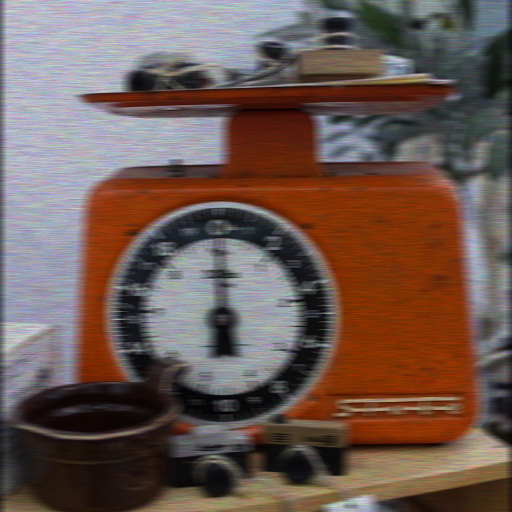
#> input picture img/img1.tif, 512 x 512 px, found by its file name
$ python version_10.py
#> lines starting #> are read from the running program, lines starting #| are printed output that depends on the picture; after the words box and inside, x2 and y2 are one past the last pixel; in counts of white or black regions, pixels touching at a corner belong together
import cv2
import numpy as np
import os

# ==========================================
# 0. 準備工作
# ==========================================
output_dir = 'final_report_images'
if not os.path.exists(output_dir):
    os.makedirs(output_dir)

img_path = '圖片.jpg'
if not os.path.exists(img_path) and os.path.exists('./img/img1.tif'):
    img_path = './img/img1.tif'

print(f"正在讀取: {img_path}")
img = cv2.imread(img_path)
#> img is the input picture: shape (512, 512, 3); mean B, G, R 83, 89.9, 110
if img is None:
    print("錯誤：找不到圖片")
    exit()

img_gray = cv2.cvtColor(img, cv2.COLOR_BGR2GRAY)
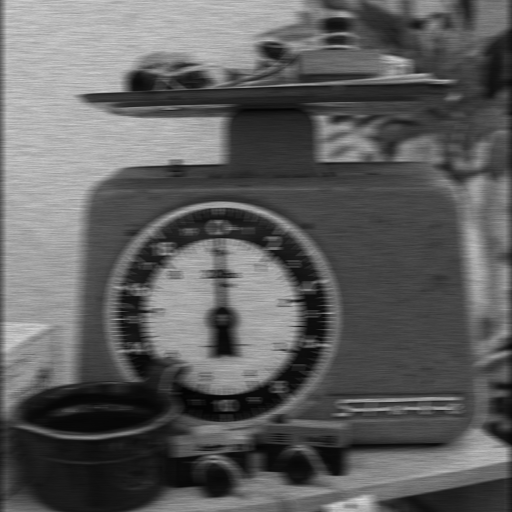
#> img_gray: shape (512, 512); min 3, max 217, mean 95.1

# 儲存圖片 1: 原始影像
cv2.imwrite(f'{output_dir}/1_original.jpg', img_gray)
print("已儲存: 原始影像")

# ==========================================
# Task 1: 影像還原 (NLM 去噪)
# ==========================================
print("正在執行 Task 1: NLM 去噪...")
# h=25 強度設高一點以去除橫紋，這張圖會比較柔和乾淨
img_restored = cv2.fastNlMeansDenoising(img_gray, None, h=25, templateWindowSize=7, searchWindowSize=21)
# 儲存圖片 2: 最佳還原影像 (柔和乾淨版 - 推薦用於後續步驟)
cv2.imwrite(f'{output_dir}/2_restored_best.jpg', img_restored)

# === [新增] 補遺：額外產生一張銳利一點的版本供比較 ===
print("正在生成補遺：銳利化版本...")
# 原理：反銳化遮罩 (Unsharp Masking)
# 將 NLM 乾淨的圖進行高斯模糊
gaussian_blur = cv2.GaussianBlur(img_restored, (9, 9), 10.0)
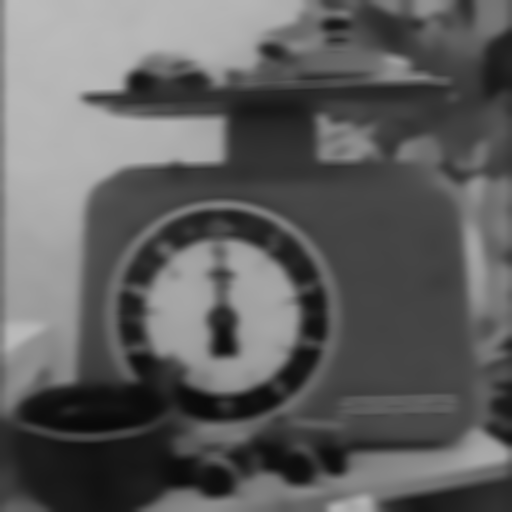
#> gaussian_blur: shape (512, 512); min 9, max 188, mean 95.1
# 利用公式加強邊緣：原圖 * 1.5 + 模糊圖 * (-0.5)
img_sharpened = cv2.addWeighted(img_restored, 1.5, gaussian_blur, -0.5, 0)
# 儲存補遺圖片
cv2.imwrite(f'{output_dir}/2_restored_sharpened_supplement.jpg', img_sharpened)
print("已儲存: 補遺銳利化影像 (2_restored_sharpened_supplement.jpg)")
# ========================================================


# ==========================================
# Task 2: 邊緣偵測 (使用最乾淨的 NLM 版本)
# ==========================================
print("正在執行 Task 2: 邊緣偵測...")
# 注意：這裡我們還是用 img_restored (柔和版)，因為雜訊少，抓出來的邊緣最漂亮
img_edges = cv2.Canny(img_restored, 50, 150)
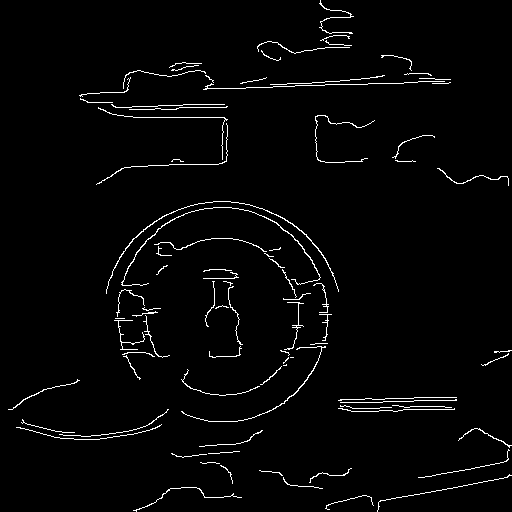
#> img_edges: shape (512, 512); 2.4% white in thin lines or dots
cv2.imwrite(f'{output_dir}/3_edges.jpg', img_edges)

# ==========================================
# Task 3: 4灰階與最佳混色
# ==========================================
print("正在執行 Task 3: 4灰階混色...")

# A. 產生 "4灰階影像" (不混色)
def quantize_simple(image, levels=4):
#> called with levels = 4
    return (np.round((image / 255.0) * (levels - 1)) / (levels - 1) * 255).astype(np.uint8)
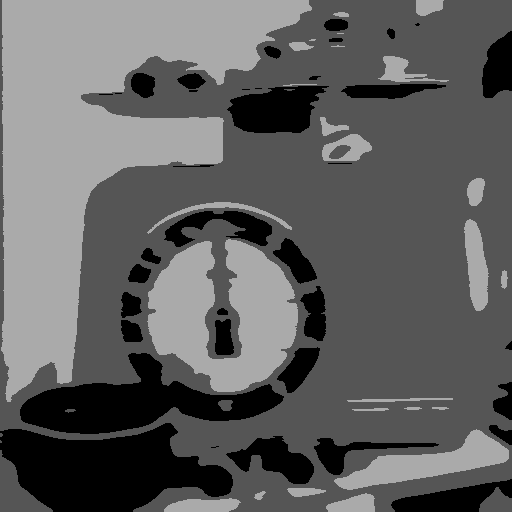
#> returned value: shape (512, 512); min 0, max 170, mean 96.1
img_4_gray = quantize_simple(img_restored)
cv2.imwrite(f'{output_dir}/4_quantized_simple.jpg', img_4_gray)

# B. 產生 "最佳混色影像" (Floyd-Steinberg Dithering)
def floyd_steinberg(image, levels=4):
#> called with levels = 4
    h, w = image.shape
#> h = 512; w = 512
    dithered = image.astype(np.float64)
    max_val = 255.0
    step = max_val / (levels - 1)
    for y in range(h):
        for x in range(w):
            old = dithered[y, x]
            new = round(old / step) * step
            dithered[y, x] = new
            error = old - new
            if x + 1 < w: dithered[y, x + 1] += error * 0.4375
            if x - 1 >= 0 and y + 1 < h: dithered[y + 1, x - 1] += error * 0.1875
            if y + 1 < h: dithered[y + 1, x] += error * 0.3125
            if x + 1 < w and y + 1 < h: dithered[y + 1, x + 1] += error * 0.0625
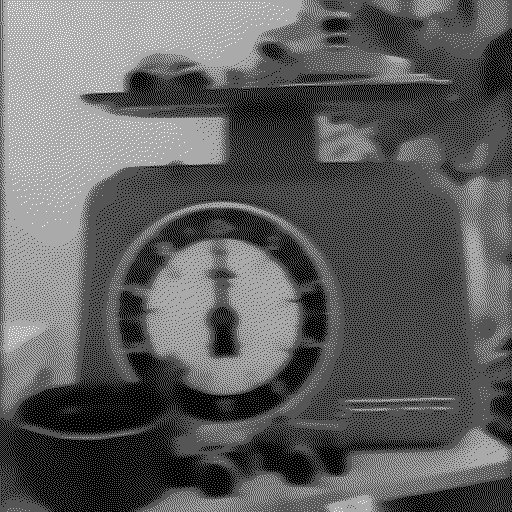
#> dithered: shape (512, 512) float64; min 0, max 255, mean 95.1
    return np.clip(dithered, 0, 255).astype(np.uint8)

img_dithered = floyd_steinberg(img_restored)
cv2.imwrite(f'{output_dir}/5_dithered_best.jpg', img_dithered)

print("----------------------------------")
print("所有圖片生成完畢！請檢查 final_report_images 資料夾")
print("您可以比較 '2_restored_best.jpg' (柔和) 與 '2_restored_sharpened_supplement.jpg' (銳利) 決定報告要用哪張。")

$ run again, with img/cameraman.tif copied over img/img1.tif
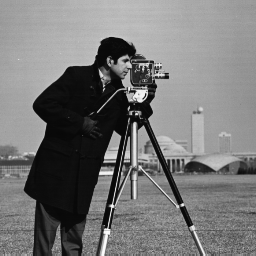
#> input picture img/cameraman.tif, 256 x 256 px, found by its file name
#> img is the input picture: shape (256, 256, 3); min 7, max 253, mean 118.7
#> `img_edges = cv2.Canny(img_restored, 50, 150)`:
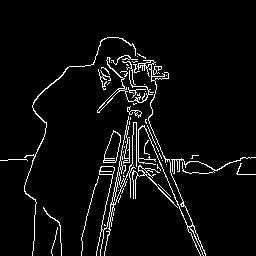
#> img_edges: shape (256, 256); 4.8% white in thin lines or dots, all inside (x1, y1, x2, y2) = (0, 37, 256, 256)
#> after the loop in floyd_steinberg, `for y in range(h):`:
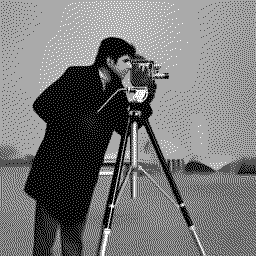
#> dithered: shape (256, 256) float64; min 0, max 255, mean 118.7

$ run again, with img/engineer.tif copied over img/img1.tif
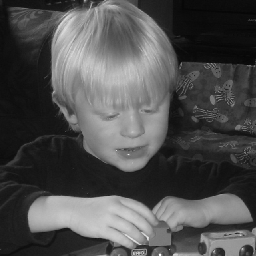
#> input picture img/engineer.tif, 256 x 256 px, found by its file name
#> img is the input picture: shape (256, 256, 3); min 6, max 252, mean 78.5
#> `img_edges = cv2.Canny(img_restored, 50, 150)`:
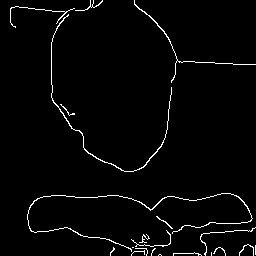
#> img_edges: shape (256, 256); 2.5% white in thin lines or dots
#> after the loop in floyd_steinberg, `for y in range(h):`:
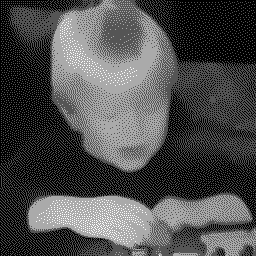
#> dithered: shape (256, 256) float64; min 0, max 255, mean 78.5

$ run again, with img/im1.tif copied over img/img1.tif
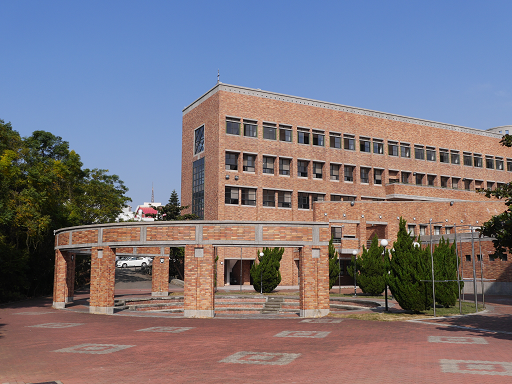
#> input picture img/im1.tif, 512 x 384 px, found by its file name
#> img is the input picture: shape (384, 512, 3); mean B, G, R 126.2, 117.5, 124.5
#> `img_edges = cv2.Canny(img_restored, 50, 150)`:
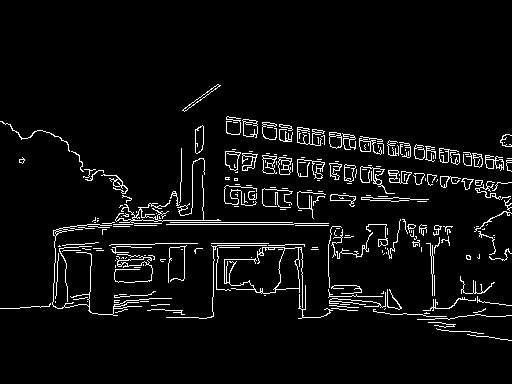
#> img_edges: shape (384, 512); 4.9% white in thin lines or dots, all inside (x1, y1, x2, y2) = (0, 84, 512, 341)
#> after the loop in floyd_steinberg, `for y in range(h):`:
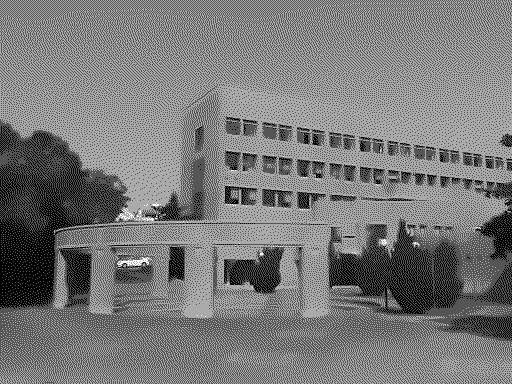
#> dithered: shape (384, 512) float64; min 0, max 255, mean 120.5
